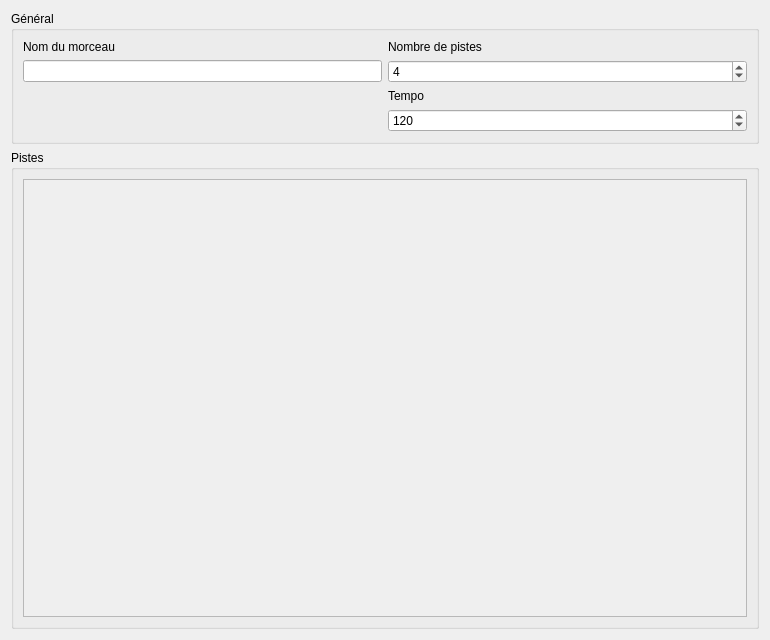
<?xml version="1.0" encoding="UTF-8"?>
<ui version="4.0">
 <class>MainWidget</class>
 <widget class="QWidget" name="MainWidget">
  <property name="geometry">
   <rect>
    <x>0</x>
    <y>0</y>
    <width>770</width>
    <height>640</height>
   </rect>
  </property>
  <property name="windowTitle">
   <string>Form</string>
  </property>
  <layout class="QVBoxLayout" name="verticalLayout">
   <item>
    <widget class="QGroupBox" name="configuration">
     <property name="sizePolicy">
      <sizepolicy hsizetype="Preferred" vsizetype="Maximum">
       <horstretch>0</horstretch>
       <verstretch>0</verstretch>
      </sizepolicy>
     </property>
     <property name="title">
      <string>Général</string>
     </property>
     <layout class="QGridLayout" name="gridLayout">
      <item row="2" column="1">
       <widget class="QLabel" name="label_2">
        <property name="text">
         <string>Tempo</string>
        </property>
       </widget>
      </item>
      <item row="1" column="1">
       <widget class="QSpinBox" name="trackCount">
        <property name="minimum">
         <number>0</number>
        </property>
        <property name="maximum">
         <number>16</number>
        </property>
        <property name="value">
         <number>4</number>
        </property>
       </widget>
      </item>
      <item row="0" column="1">
       <widget class="QLabel" name="label">
        <property name="text">
         <string>Nombre de pistes</string>
        </property>
       </widget>
      </item>
      <item row="3" column="1">
       <widget class="QSpinBox" name="tempo">
        <property name="minimum">
         <number>20</number>
        </property>
        <property name="maximum">
         <number>300</number>
        </property>
        <property name="value">
         <number>120</number>
        </property>
       </widget>
      </item>
      <item row="0" column="0">
       <widget class="QLabel" name="label_3">
        <property name="text">
         <string>Nom du morceau</string>
        </property>
       </widget>
      </item>
      <item row="1" column="0">
       <widget class="QLineEdit" name="songName">
        <property name="sizePolicy">
         <sizepolicy hsizetype="Preferred" vsizetype="Fixed">
          <horstretch>0</horstretch>
          <verstretch>0</verstretch>
         </sizepolicy>
        </property>
       </widget>
      </item>
     </layout>
    </widget>
   </item>
   <item>
    <widget class="QGroupBox" name="channelLayout">
     <property name="title">
      <string>Pistes</string>
     </property>
     <layout class="QVBoxLayout" name="verticalLayout_2">
      <item>
       <widget class="QScrollArea" name="scrollArea">
        <property name="widgetResizable">
         <bool>true</bool>
        </property>
        <widget class="QWidget" name="channels">
         <property name="geometry">
          <rect>
           <x>0</x>
           <y>0</y>
           <width>726</width>
           <height>440</height>
          </rect>
         </property>
        </widget>
       </widget>
      </item>
     </layout>
    </widget>
   </item>
  </layout>
 </widget>
 <resources/>
 <connections>
  <connection>
   <sender>trackCount</sender>
   <signal>valueChanged(int)</signal>
   <receiver>MainWidget</receiver>
   <slot>changeTrackCount(int)</slot>
   <hints>
    <hint type="sourcelabel">
     <x>525</x>
     <y>74</y>
    </hint>
    <hint type="destinationlabel">
     <x>521</x>
     <y>2</y>
    </hint>
   </hints>
  </connection>
 </connections>
 <slots>
  <slot>changeTrackCount(int)</slot>
 </slots>
</ui>
